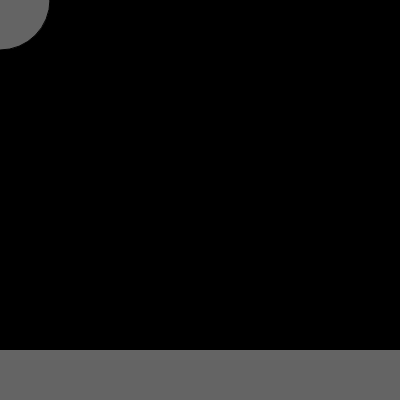
Frame 1 (no input)
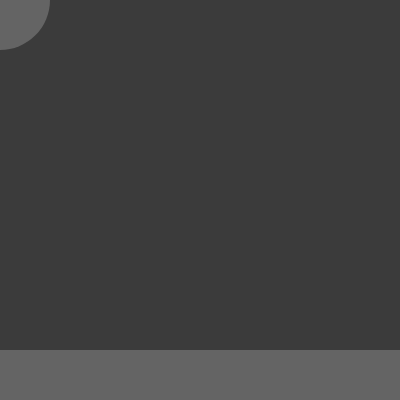
Frame 60 (no input)
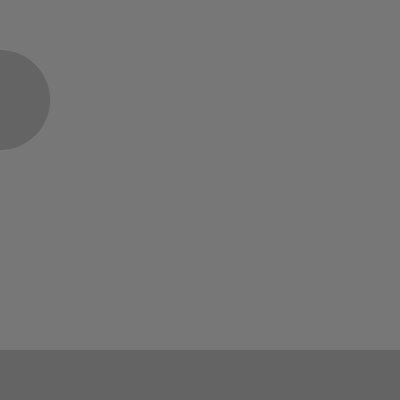
Frame 120 (the mouse pressed at the canvas centre since frame 60)

The p5.js sketch that drew these frames (run headless with seeded random() and noise() and a simulated clock; from frame 60 on, the mouse is pressed at the canvas centre):

// p5.js sketch
// ── sketch.js
//2A: interactive sketch - if else and switch - 3 modes changing sketch in different way
// RGB change color, mouse click, mouse drag, 

//back and forth using boolean 
let shapeColor;
let b = 0;
let dim = false;
let ellipseW = 0;
let ellipseH = 0;
function setup() {
  createCanvas(400, 400);
  shapeColor = color(100); // starts gray
  rectMode(CENTER);
}
function draw() {
  background(b);
  fill(shapeColor);
  ellipse(ellipseW, ellipseH, 100);
  noStroke();
  rect(width/2,height,400,100)
  
   if (dim == false) {
    b++;
    if(b >= 255) {
      dim = true;
    }
  }
  
  if (dim) {
    b-=1;
    if(b <= 0) {
      dim = false;
    }
  }
  
}
function keyPressed() {
  switch (key) {
    case 'r':
      shapeColor = color(255, 0, 0);
      break;
    case 'g':
      shapeColor = color(0, 200, 100);
      break;
    case 'b':
      shapeColor = color(0, 150, 255);
      break;
    default:
      shapeColor = color(100); // fallback
  }
}
function mouseDragged(){
  if (ellipseW < 450){ellipseW+=2;}
  else {ellipseW=0}
  ellipseW+=1;
}
function mousePressed(){
  if (ellipseH < 300){ellipseH+=100;}
  else {ellipseH=0;}
  
}
